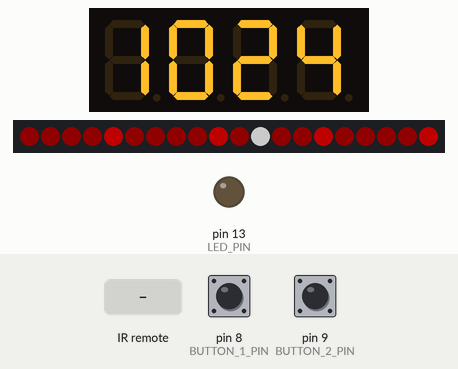
This sketch was run on a simulated Arduino Uno, built with avr-gcc and run on an emulated ATmega328P. Shown: 4-digit seven-segment display, 20 RGB LEDs in strip order, left to right, output pins drawn as LEDs (lit = HIGH). The inputs (shaded band) are chosen by the test bench; at power-on: pin 8 (BUTTON_1_PIN) HIGH, pin 9 (BUTTON_2_PIN) HIGH. Dim RGB values are drawn brighter than linear; the local clock reads 2024-03-15 10:24:30 at power-on unless the sketch sets it.

Above: at 1.2 s.
1.3 s: infrared code 0xE01FFF00 received
At 1.9 s:
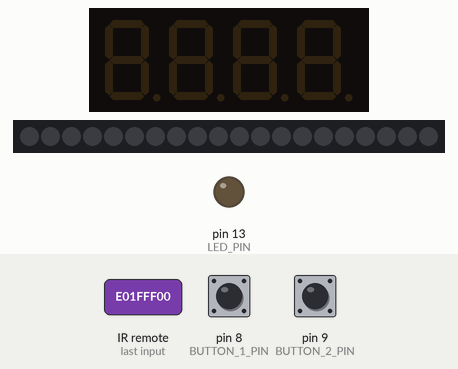
3.0 s: pin 8 (BUTTON_1_PIN) pulled LOW for 1 s
At 3.75 s:
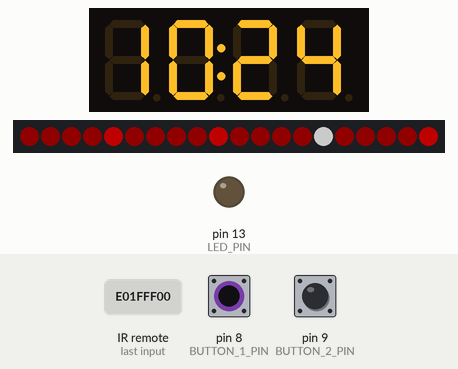
5.5 s: pin 8 (BUTTON_1_PIN) pulled LOW for 0.15 s
At 6.75 s:
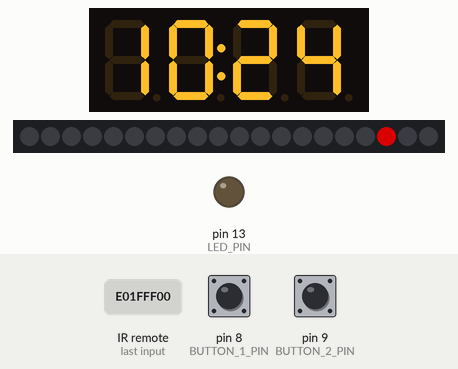
Timing chart, 0 to 8.5 s (numbered marks = the images above; inputs shaded):
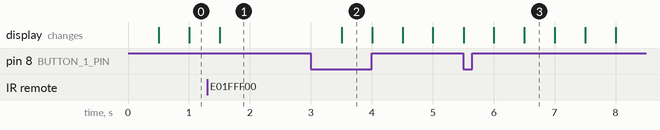

Measured:
- after the input at 1.3 s, the display: changes after 0.21 s (image 1)
- after the input at 3.0 s, the display: changes after 0.51 s (image 2)
- after the input at 5.5 s, the display: first differs from a run without the input after 1.0 s (image 3)

The sketch:

Wall_clock.ino
```cpp
//Wall clock by Rostyslav Gurevych

//---------- Define pins and settings

#define STRIP_PIN 5                 // LED strip control pin
#define BUTTON_1_PIN 8              // button 1
#define BUTTON_2_PIN 9              // button 1
#define CLK 12                      // display
#define DIO 11                      // display
#define IR_PIN 10                   // IR receiver
#define LED_PIN 13

#define COLOR_DEBTH 3
#define RESET_CLOCK 0               //Should the RTC be reset?
#define NUMLEDS 20                  //Number of LEDs in the strip
#define MODES_NUMBER 4              //Number of modes
#define EFFECTS_NUMBER 4            //Number of available effects


//---------- Include libraries
#include <microLED.h>
#include <GyverTimer.h>
#include <GyverTM1637.h>
#include <GyverButton.h>
#include <Wire.h>
#include <RTClib.h>
#include <IRremote.h>


//---------- Initialize devices
microLED<NUMLEDS, STRIP_PIN, -1, LED_WS2812, ORDER_GRB, CLI_LOW> strip;
GyverTM1637 disp(CLK, DIO);           // LED display
RTC_DS3231 rtc;                       // RTC module
GButton button1(BUTTON_1_PIN);        // Button1
GButton button2(BUTTON_2_PIN);        // Button1


//---------- Timers
GTimer_ms oneSecondTimer(1000);
GTimer_ms halfsTimer(500);
GTimer_ms timeoutTimer(20000);


//---------- Variables
DateTime now;
boolean dotFlag, lcdFlag = true, stripFlag = true;
byte mode = 0;
byte effect = 1;
byte timeSetMode = 0;
byte counter = 0;
int8_t hrs = 21, mins = 55, secs;
byte DISPLAY_BRIGHTNESS = 5;


void setup() {
  Serial.begin(9600);

  //Pin modes
  pinMode(BUTTON_1_PIN, INPUT_PULLUP);
  pinMode(BUTTON_2_PIN, INPUT_PULLUP);
  pinMode(LED_PIN, OUTPUT);

  // Setting up display
  disp.clear();
  disp.brightness(DISPLAY_BRIGHTNESS);

  // Setting up RTC module and display time
  rtc.begin();
  if (RESET_CLOCK || rtc.lostPower()) {
    rtc.adjust(DateTime(F(__DATE__), F(__TIME__)));
  }
  now = rtc.now();
  secs = now.second();
  mins = now.minute();
  hrs = now.hour();

  // Setting up LED strip
  strip.setBrightness(140);
  strip.clear();

  // Initialize IR reciever
  IrReceiver.begin(IR_PIN);
}

void loop(){
  checkIR();
  checkButtons();
  clockTick();
  settings();
}


void checkIR(){
    if (IrReceiver.decode()) {
    double code = IrReceiver.decodedIRData.decodedRawData;

    if (code == 0xF609FF00){
      DISPLAY_BRIGHTNESS ++;
      if (DISPLAY_BRIGHTNESS > 7) DISPLAY_BRIGHTNESS = 7;
      disp.brightness(DISPLAY_BRIGHTNESS);
    }

    else if (code == 0xE21DFF00){
      DISPLAY_BRIGHTNESS --;
      if (DISPLAY_BRIGHTNESS < 1) DISPLAY_BRIGHTNESS = 1;
      disp.brightness(DISPLAY_BRIGHTNESS);
    }

    else if (code == 0xF20DFF00){
      mode = 0;
    }

    else if (code == 0xE01FFF00){
      mode = 10;
    }

    else if (code == 0xB24DFF00){
      effect++;
      if(effect > EFFECTS_NUMBER - 1) effect = 0;
    }

    else {
      Serial.println(IrReceiver.decodedIRData.decodedRawData, HEX);
    }

    IrReceiver.resume();
  }
}


void updateStrip(){

  if(effect == 0 || mode == 10){
    strip.clear();
  }

  else{

    // Циферблат подсвечен красным, позиции часов выделены более ярко, текущая секунда - серебристая.
    if(effect == 1){
      for (int i = 0; i < NUMLEDS; i++) {
        if ((i + 1) % 5 == 0) {
          strip.set(i, mRGB(150, 0, 0));
        }
        else {
          strip.set(i, mRGB(30, 0, 0));
        }
      }
      strip.set(secs%NUMLEDS, mSilver);
    }

     // Циферблат не подсвечивается, текущая секунда - красная.
    if(effect == 2){
      strip.clear();
      strip.set(secs%NUMLEDS, mRed);
    }

     // Циферблат не подсвечивается, все от 0 до текущей - красные, текущая - более яркая.
    if(effect == 3){
      strip.clear();
      strip.fill(0, secs%NUMLEDS, mRGB(30, 0, 0));
      strip.set(secs%NUMLEDS, mRGB(150, 0, 0));
    }
  }

  strip.show();
}


void checkButtons(){
  button1.tick();
  button2.tick();

  if(button1.isClick()){
    timeoutTimer.reset();
    effect++;
    if(effect > EFFECTS_NUMBER - 1) effect = 0;
  }

  if(button1.isHolded()){
    timeoutTimer.reset();
    mode++;
    if(mode > MODES_NUMBER - 1) mode = 0;
  }
}


void clockTick() {
  if (halfsTimer.isReady()) {
    dotFlag = !dotFlag;

    if (dotFlag) {          // recalculate time every second
      secs++;
      if (secs > 59) {      // read time every minute
        now = rtc.now();
        secs = now.second();
        mins = now.minute();
        hrs = now.hour();
      }

      updateStrip();
    }

    if (mode == 0){
      disp.point(dotFlag);                 // switch the dots
      disp.displayClock(hrs, mins);        // needed to avoid display lags
    }

    else if (mode == 1){
      disp.point(true);

      if (dotFlag){
        disp.display(0, hrs/10);
        disp.display(1, hrs%10);
        disp.displayByte(2, _empty);
        disp.displayByte(3, _empty);
      }
      else{
        disp.displayByte(_empty, _empty, _empty, _empty);
      }
    }

    else if (mode == 2){
      disp.point(true);

      if (dotFlag){
        disp.displayInt(mins);
      }
      else{
        disp.displayByte(_empty, _empty, _empty, _empty);
      }
    }

    else if (mode == 3){
      disp.point(!dotFlag);

      if (dotFlag){
        disp.displayInt(secs);
      }
      else{
        disp.displayByte(_empty, _empty, _empty, _empty);
      }
    }

    else if (mode == 10){
      disp.point(false);
      disp.displayByte(_empty, _empty, _empty, _empty);
    }
  }
}


void settings(){
  if (mode == 1) {
    if (timeoutTimer.isReady()){
      mode = 0; // return to mode 0 if timeout
      disp.clear();
      return;
    }

    if (button2.isClick()){
      timeoutTimer.reset();
      hrs++;
      if (hrs > 23) hrs = 0;
      rtc.adjust(DateTime(2021, 1, 1, hrs, mins, secs));
    }
  }

  else if (mode == 2){
    if (timeoutTimer.isReady()){
      mode = 0; // return to mode 0 if timeout
      disp.clear();
      return;
    }

    if (button2.isClick()){
      timeoutTimer.reset();
      mins++;
      if (mins > 59) mins = 0;
      rtc.adjust(DateTime(2021, 1, 1, hrs, mins, secs));
    }
  }

  else if (mode == 3){
      if (timeoutTimer.isReady()){
      mode = 0; // return to mode 0 if timeout
      disp.clear();
      return;
    }

    if (button2.isClick()){
      timeoutTimer.reset();
      secs = 0;
      rtc.adjust(DateTime(2021, 1, 1, hrs, mins, secs));
    }
  }
}
```
